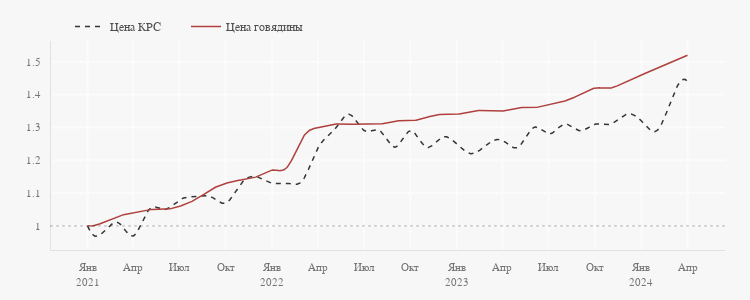

Here is the notebook cell this chart was saved with:
### Markdown cell above
### Цена говядины

### Code cell
fig = go.Figure(layout=dict(width=750, height=300))

fig.add_trace(
    go.Scatter(
        x=smoothed(prices_food_growth['крупный рогатый скот'], datetime_index=True).index,
        y=smoothed(prices_food_growth['крупный рогатый скот'],  datetime_index=True).values.ravel(),
        mode='lines', line_color=palette[-5], opacity=1, line_dash='5px', hoverinfo='skip',
        name='Цена КРС'))
fig.add_trace(
    go.Scatter(
        x=prices_food_growth['крупный рогатый скот'].index,
        y=prices_food_growth['крупный рогатый скот'],
        marker=dict(opacity=0, size=6),
        mode='markers', line_color=palette[0], showlegend=False,
        name='Цена КРС'))
fig.add_trace(
    go.Scatter(
        x=smoothed(prices_food_growth['говядина (кроме бескостного мяса), кг'], datetime_index=True).index,
        y=smoothed(prices_food_growth['говядина (кроме бескостного мяса), кг'],  datetime_index=True).values.ravel(),
        mode='lines', line_color=palette[1], hoverinfo='skip',
        name='Цена говядины'))
fig.add_trace(
    go.Scatter(
        x=prices_food_growth['говядина (кроме бескостного мяса), кг'].index,
        y=prices_food_growth['говядина (кроме бескостного мяса), кг'],
        marker=dict(opacity=0, size=6),
        mode='markers', line_color=palette[1], showlegend=False,
        name='Цена говядины'))

pl_hline(1)

fig.update_xaxes(dtick='M3', tickformat="%b<br>%Y", labelalias=xtickaliases)
fig.update_yaxes(dtick=0.1)

fig.show(config=config)

### Figure 1 — Plotly figure (JSON) as saved in the notebook; plotly's stock layout.template omitted (floating-point values rounded to 4 significant figures; data arrays with more than 128 entries replaced by an {"elided": "..."} marker saying what was removed)
{"data": [{"hoverinfo": "skip", "line": {"color": "#353535", "dash": "5px"}, "mode": "lines", "name": "Цена КРС", "opacity": 1, "type": "scatter", "x": {"elided": "1000 str values"}, "y": {"elided": "1000 float values"}}, {"line": {"color": "#4F4F4F"}, "marker": {"opacity": 0, "size": 6}, "mode": "markers", "name": "Цена КРС", "showlegend": false, "type": "scatter", "x": ["2021-01-01T00:00:00", "2021-02-01T00:00:00", "2021-03-01T00:00:00", "2021-04-01T00:00:00", "2021-05-01T00:00:00", "2021-06-01T00:00:00", "2021-07-01T00:00:00", "2021-08-01T00:00:00", "2021-09-01T00:00:00", "2021-10-01T00:00:00", "2021-11-01T00:00:00", "2021-12-01T00:00:00", "2022-01-01T00:00:00", "2022-02-01T00:00:00", "2022-03-01T00:00:00", "2022-04-01T00:00:00", "2022-05-01T00:00:00", "2022-06-01T00:00:00", "2022-07-01T00:00:00", "2022-08-01T00:00:00", "2022-09-01T00:00:00", "2022-10-01T00:00:00", "2022-11-01T00:00:00", "2022-12-01T00:00:00", "2023-01-01T00:00:00", "2023-02-01T00:00:00", "2023-03-01T00:00:00", "2023-04-01T00:00:00", "2023-05-01T00:00:00", "2023-06-01T00:00:00", "2023-07-01T00:00:00", "2023-08-01T00:00:00", "2023-09-01T00:00:00", "2023-10-01T00:00:00", "2023-11-01T00:00:00", "2023-12-01T00:00:00", "2024-01-01T00:00:00", "2024-02-01T00:00:00", "2024-03-01T00:00:00", "2024-04-01T00:00:00"], "y": [1, 0.98, 1.01, 0.97, 1.05, 1.05, 1.08, 1.09, 1.09, 1.07, 1.13, 1.15, 1.13, 1.13, 1.14, 1.24, 1.29, 1.34, 1.29, 1.29, 1.24, 1.29, 1.24, 1.27, 1.25, 1.22, 1.25, 1.26, 1.24, 1.3, 1.28, 1.31, 1.29, 1.31, 1.31, 1.34, 1.32, 1.29, 1.39, 1.44]}, {"hoverinfo": "skip", "line": {"color": "#AF403D"}, "mode": "lines", "name": "Цена говядины", "type": "scatter", "x": {"elided": "1000 str values"}, "y": {"elided": "1000 float values"}}, {"line": {"color": "#AF403D"}, "marker": {"opacity": 0, "size": 6}, "mode": "markers", "name": "Цена говядины", "showlegend": false, "type": "scatter", "x": ["2021-01-01T00:00:00", "2021-02-01T00:00:00", "2021-03-01T00:00:00", "2021-04-01T00:00:00", "2021-05-01T00:00:00", "2021-06-01T00:00:00", "2021-07-01T00:00:00", "2021-08-01T00:00:00", "2021-09-01T00:00:00", "2021-10-01T00:00:00", "2021-11-01T00:00:00", "2021-12-01T00:00:00", "2022-01-01T00:00:00", "2022-02-01T00:00:00", "2022-03-01T00:00:00", "2022-04-01T00:00:00", "2022-05-01T00:00:00", "2022-06-01T00:00:00", "2022-07-01T00:00:00", "2022-08-01T00:00:00", "2022-09-01T00:00:00", "2022-10-01T00:00:00", "2022-11-01T00:00:00", "2022-12-01T00:00:00", "2023-01-01T00:00:00", "2023-02-01T00:00:00", "2023-03-01T00:00:00", "2023-04-01T00:00:00", "2023-05-01T00:00:00", "2023-06-01T00:00:00", "2023-07-01T00:00:00", "2023-08-01T00:00:00", "2023-09-01T00:00:00", "2023-10-01T00:00:00", "2023-11-01T00:00:00", "2023-12-01T00:00:00", "2024-01-01T00:00:00", "2024-02-01T00:00:00", "2024-03-01T00:00:00", "2024-04-01T00:00:00"], "y": [1, 1.01, 1.03, 1.04, 1.05, 1.05, 1.06, 1.08, 1.11, 1.13, 1.14, 1.15, 1.17, 1.18, 1.27, 1.3, 1.31, 1.31, 1.31, 1.31, 1.32, 1.32, 1.33, 1.34, 1.34, 1.35, 1.35, 1.35, 1.36, 1.36, 1.37, 1.38, 1.4, 1.42, 1.42, 1.44, 1.46, 1.48, 1.5, 1.52]}], "layout": {"height": 300, "shapes": [{"line": {"color": "black", "dash": "3px", "width": 1}, "opacity": 0.3, "type": "line", "x0": 0, "x1": 1, "xref": "x domain", "y0": 1, "y1": 1, "yref": "y"}], "width": 750, "xaxis": {"autorange": true, "dtick": "M3", "labelalias": {"Apr<br>2021": "Апр", "Apr<br>2022": "Апр", "Apr<br>2023": "Апр", "Apr<br>2024": "Апр", "Aug<br>2021": "Авг", "Aug<br>2022": "Авг", "Aug<br>2023": "Авг", "Aug<br>2024": "Авг", "Dec<br>2021": "Дек", "Dec<br>2022": "Дек", "Dec<br>2023": "Дек", "Dec<br>2024": "Дек", "Feb<br>2021": "Фев", "Feb<br>2022": "Фев", "Feb<br>2023": "Фев", "Feb<br>2024": "Фев", "Jan<br>2021": "Янв<br>2021", "Jan<br>2022": "Янв<br>2022", "Jan<br>2023": "Янв<br>2023", "Jan<br>2024": "Янв<br>2024", "Jul<br>2021": "Июл", "Jul<br>2022": "Июл", "Jul<br>2023": "Июл", "Jul<br>2024": "Июл", "Jun<br>2021": "Июн", "Jun<br>2022": "Июн", "Jun<br>2023": "Июн", "Jun<br>2024": "Июн", "Mar<br>2021": "Мар", "Mar<br>2022": "Мар", "Mar<br>2023": "Мар", "Mar<br>2024": "Мар", "May<br>2021": "Май", "May<br>2022": "Май", "May<br>2023": "Май", "May<br>2024": "Май", "Nov<br>2021": "Ноя", "Nov<br>2022": "Ноя", "Nov<br>2023": "Ноя", "Nov<br>2024": "Ноя", "Oct<br>2021": "Окт", "Oct<br>2022": "Окт", "Oct<br>2023": "Окт", "Oct<br>2024": "Окт", "Sep<br>2021": "Сен", "Sep<br>2022": "Сен", "Sep<br>2023": "Сен", "Sep<br>2024": "Сен"}, "range": ["2020-10-18 21:00", "2024-06-14 03:00"], "tickformat": "%b<br>%Y", "type": "date"}, "yaxis": {"autorange": true, "dtick": 0.1, "range": [0.9268, 1.563], "type": "linear"}}}
